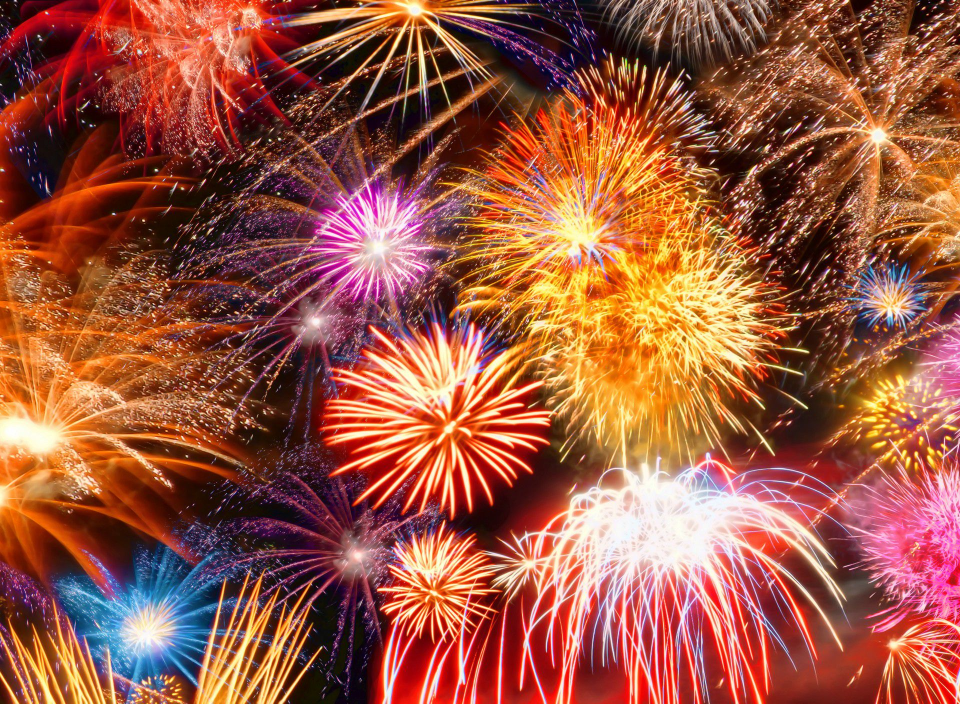
#> input picture Task_9/salyut_1.jpg, 1920 x 1408 px (shown at 1/2 size)
$ python Task_9_5.py
#> lines starting #> are read from the running program, lines starting #| are printed output that depends on the picture
#> further down, image is the input picture: shape (1408, 1920, 3); mean B, G, R 65.2, 86.2, 155
'''
Реализовать класс Stationery (канцелярская принадлежность):
● определить в нём атрибут title (название) и метод draw (отрисовка). Метод выводит
сообщение «Запуск отрисовки»;
● создать три дочерних класса Pen (ручка), Pencil (карандаш), Handle (маркер);
● в каждом классе реализовать переопределение метода draw. Для каждого класса
метод должен выводить уникальное сообщение;
● создать экземпляры классов и проверить, что выведет описанный метод для каждого
экземпляра.
'''
import cv2

class Stationery:
    def __init__(self, title, image):
        self.title = title
        self.image = image

    def draw(self):
        image = cv2.cvtColor(self.image, cv2.COLOR_BGR2RGB)
        scale_percent = 40
        width = int(image.shape[1] * scale_percent / 100)
#> width = 768
        height = int(image.shape[0] * scale_percent / 100)
#> height = 563
        dim = (width, height)
#> dim = (768, 563)
        image = cv2.resize(self.image, dim, interpolation=cv2.INTER_AREA)
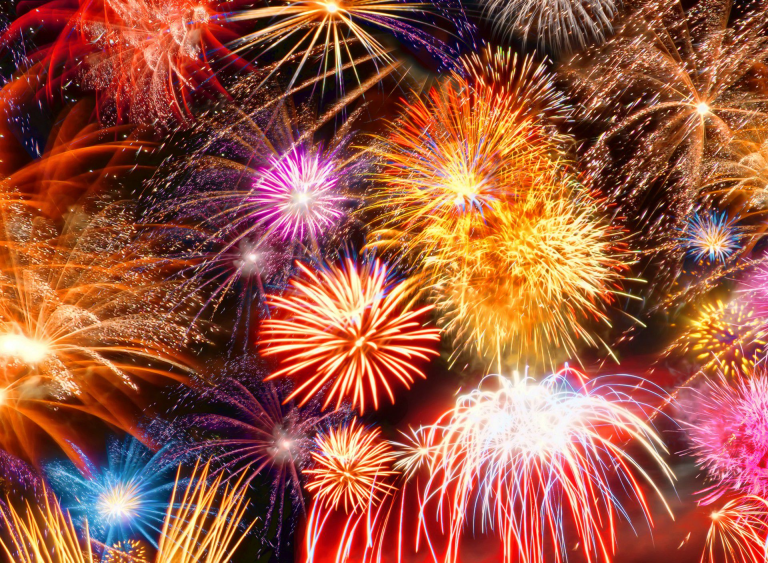
#> image: shape (563, 768, 3); mean B, G, R 65.2, 86.2, 155
        return image

class Pen(Stationery):
    def __init__(self, title, image):
        super().__init__(title, image)
        self.image = image

    def draw(self):
        blurr_salut = cv2.GaussianBlur(self.image, (51, 51), 0)
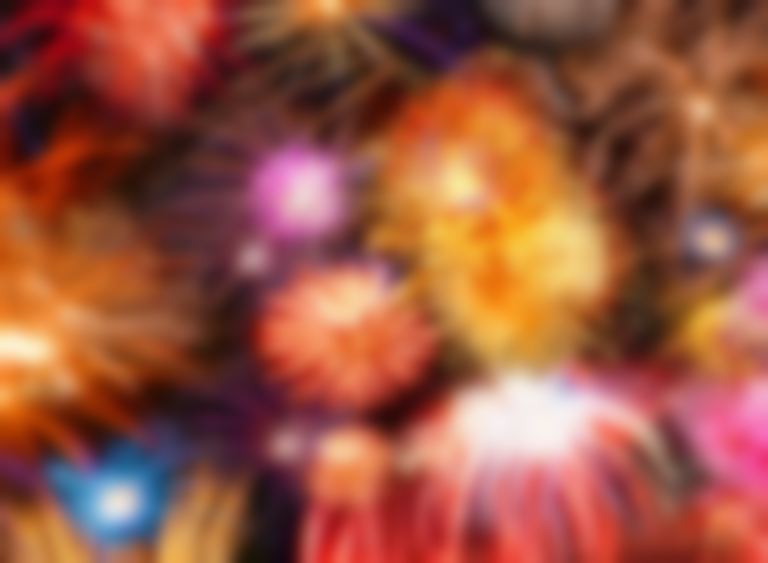
#> blurr_salut: shape (563, 768, 3); mean B, G, R 65.2, 86.2, 155
        cv2.imshow(self.title, blurr_salut)
        cv2.waitKey(0)

class Pencil(Stationery):
    def __init__(self, title, image):
        super().__init__(title, image)
        self.image = image

    def draw(self):
        gray_salut = cv2.cvtColor(self.image, cv2.COLOR_RGB2GRAY)
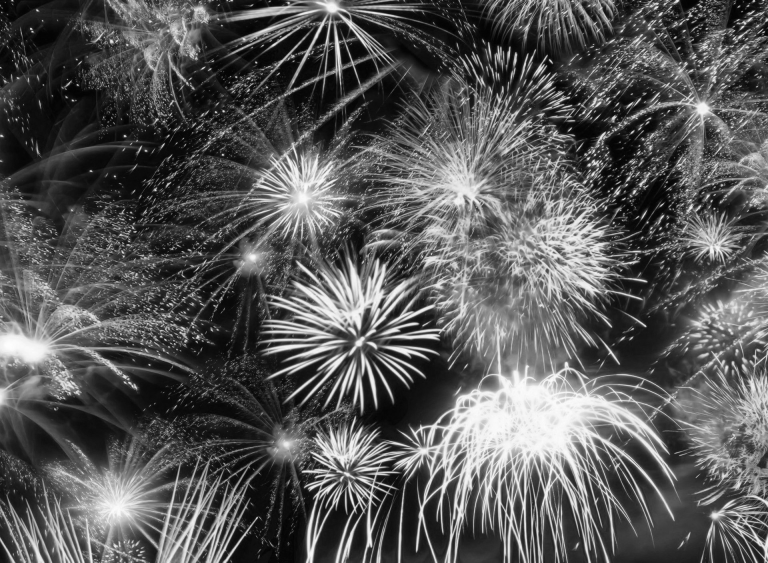
#> gray_salut: shape (563, 768); min 2, max 254, mean 87.8
        cv2.imshow(self.title, gray_salut)
        cv2.waitKey(0)

class Handle(Stationery):
    def __init__(self, title, image):
        super().__init__(title, image)
        self.image = image

    def draw(self):
        text_salut = cv2.putText(self.image, "Great Salut!!!", (200, 550),cv2.FONT_HERSHEY_SIMPLEX, 2, (0, 0, 255), 8)
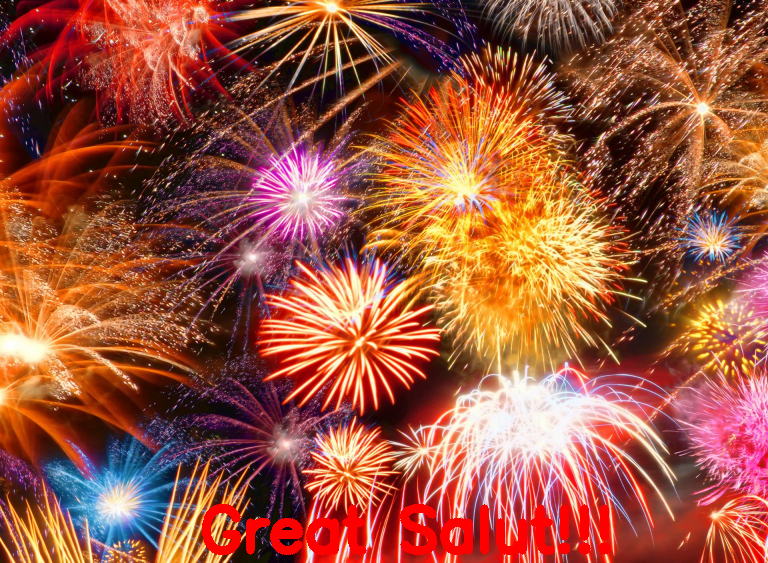
#> text_salut: shape (563, 768, 3); mean B, G, R 64.1, 85, 156.8
        cv2.imshow(self.title, text_salut)
        cv2.waitKey(0)

image = cv2.imread('salyut_1.jpg')
resize_image = Stationery('Ресайзнем изображение', image)
image = resize_image.draw()

blue_pen = Pen('Синяя ручка', image)
blue_pen.draw()
black_pencil = Pencil('Чёрный карандаш', image)
black_pencil.draw()
yellow_handle = Handle('Жёлтый маркер', image)
yellow_handle.draw()
